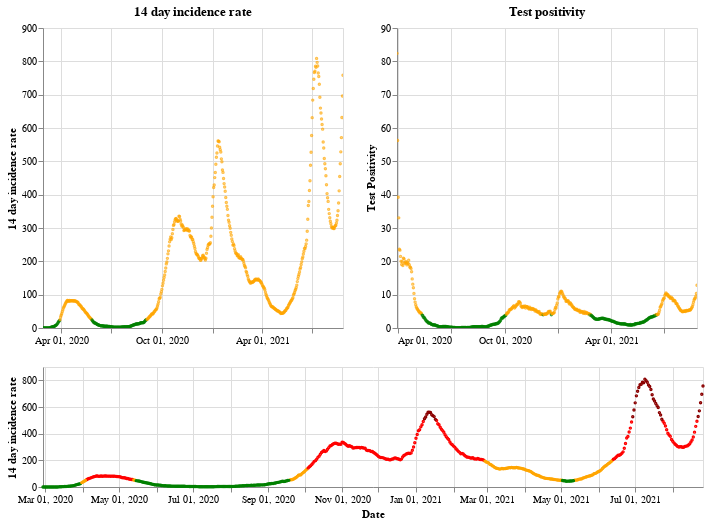

The cell this chart's notebook holds for it:
### Markdown cell above
## Scotland

### Code cell
plot_traffic_light('Scotland')

### Figure 1 — Vega-Lite specification as saved in the notebook (floating-point values rounded to 4 significant figures; data arrays with more than 128 entries replaced by an {"elided": "..."} marker saying what was removed)
{"config": {"view": {"continuousWidth": 400, "continuousHeight": 300}}, "vconcat": [{"hconcat": [{"mark": {"type": "point", "size": 2}, "encoding": {"color": {"condition": {"value": "green", "test": "(datum.twoWeeklyCasesRate <= 25)"}, "value": "orange"}, "tooltip": [{"type": "nominal", "field": "areaName"}, {"type": "temporal", "field": "date"}, {"type": "quantitative", "field": "twoWeeklyCasesRate"}, {"type": "quantitative", "field": "testPositivity"}], "x": {"type": "temporal", "axis": {"title": ""}, "field": "date", "scale": {"domain": {"selection": "DateBrush"}}, "timeUnit": "yearmonthdate"}, "y": {"type": "quantitative", "axis": {"title": "14 day incidence rate"}, "field": "twoWeeklyCasesRate"}}, "title": "14 day incidence rate", "width": 300}, {"mark": {"type": "point", "size": 2}, "encoding": {"color": {"condition": {"value": "green", "test": "(datum.testPositivity <= 4)"}, "value": "orange"}, "tooltip": [{"type": "nominal", "field": "areaName"}, {"type": "temporal", "field": "date"}, {"type": "quantitative", "field": "twoWeeklyCasesRate"}, {"type": "quantitative", "field": "testPositivity"}], "x": {"type": "temporal", "axis": {"title": ""}, "field": "date", "scale": {"domain": {"selection": "DateBrush"}}, "timeUnit": "yearmonthdate"}, "y": {"type": "quantitative", "axis": {"title": "Test Positivity"}, "field": "testPositivity"}}, "title": "Test positivity", "width": 300}]}, {"layer": [{"mark": {"type": "point", "size": 2}, "encoding": {"color": {"condition": {"value": "orange", "test": "(((datum.testPositivity < 4) && (datum.twoWeeklyCasesRate >= 50)) && (datum.twoWeeklyCasesRate < 200))"}, "value": "red"}, "opacity": {"condition": {"value": 1, "test": "((datum.twoWeeklyCasesRate >= 50) && (datum.twoWeeklyCasesRate < 500))"}, "value": 0}, "tooltip": [{"type": "nominal", "field": "areaName"}, {"type": "temporal", "field": "date"}, {"type": "quantitative", "field": "twoWeeklyCasesRate"}, {"type": "quantitative", "field": "testPositivity"}], "x": {"type": "temporal", "axis": {"title": "Date"}, "field": "date", "timeUnit": "yearmonthdate"}, "y": {"type": "quantitative", "axis": {"title": "14 day incidence rate"}, "field": "twoWeeklyCasesRate"}}, "selection": {"DateBrush": {"type": "interval", "encodings": ["x"], "fields": ["Time"]}}}, {"mark": {"type": "point", "size": 2}, "encoding": {"color": {"value": "darkred"}, "opacity": {"condition": {"value": 1, "test": "(datum.twoWeeklyCasesRate >= 500)"}, "value": 0}, "tooltip": [{"type": "nominal", "field": "areaName"}, {"type": "temporal", "field": "date"}, {"type": "quantitative", "field": "twoWeeklyCasesRate"}, {"type": "quantitative", "field": "testPositivity"}], "x": {"type": "temporal", "axis": {"title": "Date"}, "field": "date", "timeUnit": "yearmonthdate"}, "y": {"type": "quantitative", "axis": {"title": "14 day incidence rate"}, "field": "twoWeeklyCasesRate"}}}, {"mark": {"type": "point", "size": 2}, "encoding": {"color": {"condition": {"value": "green", "test": "((datum.testPositivity < 4) && (datum.twoWeeklyCasesRate < 50))"}, "value": "orange"}, "opacity": {"condition": {"value": 1, "test": "(datum.twoWeeklyCasesRate < 50)"}, "value": 0}, "tooltip": [{"type": "nominal", "field": "areaName"}, {"type": "temporal", "field": "date"}, {"type": "quantitative", "field": "twoWeeklyCasesRate"}, {"type": "quantitative", "field": "testPositivity"}], "x": {"type": "temporal", "axis": {"title": "Date"}, "field": "date", "timeUnit": "yearmonthdate"}, "y": {"type": "quantitative", "axis": {"title": "14 day incidence rate"}, "field": "twoWeeklyCasesRate"}}}], "height": 120, "width": 660}], "data": {"name": "data-ced9df8c3bfe655af01017c5e065903b"}, "$schema": "https://vega.github.io/schema/vega-lite/v4.8.1.json", "datasets": {"data-ced9df8c3bfe655af01017c5e065903b": {"elided": "546 records"}}}
